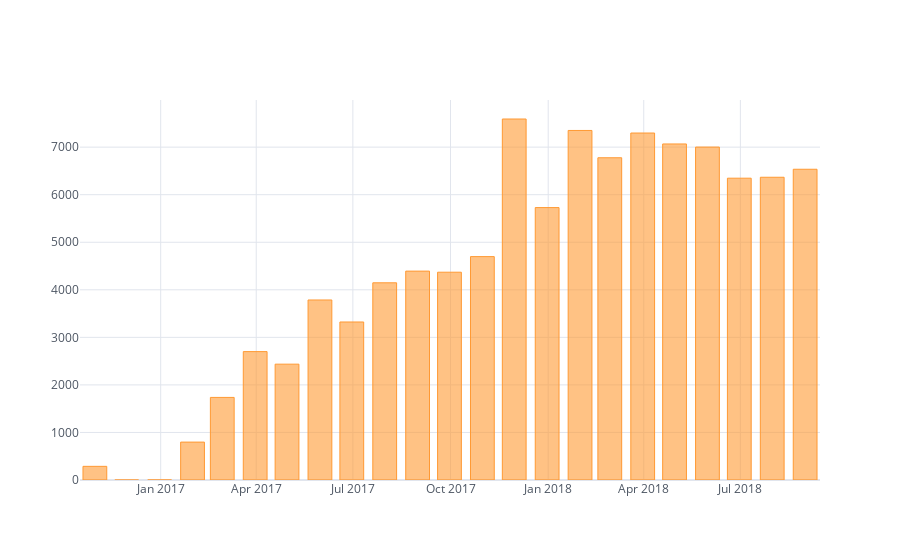

Notebook cell for this chart:
### Code cell
merged_order_month_count.iplot(kind='bar', theme='white')

### Figure 1 — Plotly figure (JSON) as saved in the notebook; plotly's stock layout.template omitted (floating-point values rounded to 4 significant figures)
{"data": [{"marker": {"color": "rgba(255, 153, 51, 0.6)", "line": {"color": "rgba(255, 153, 51, 1.0)", "width": 1}}, "name": "payment_value", "orientation": "v", "text": "", "type": "bar", "x": ["2016-10-31", "2016-11-30", "2016-12-31", "2017-01-31", "2017-02-28", "2017-03-31", "2017-04-30", "2017-05-31", "2017-06-30", "2017-07-31", "2017-08-31", "2017-09-30", "2017-10-31", "2017-11-30", "2017-12-31", "2018-01-31", "2018-02-28", "2018-03-31", "2018-04-30", "2018-05-31", "2018-06-30", "2018-07-31", "2018-08-31"], "y": [287, 0, 1, 797, 1737, 2700, 2436, 3786, 3323, 4147, 4393, 4370, 4698, 7592, 5729, 7351, 6777, 7297, 7067, 7002, 6347, 6367, 6535]}], "layout": {"legend": {"bgcolor": "#FFFFFF", "font": {"color": "#4D5663"}}, "paper_bgcolor": "#FFFFFF", "plot_bgcolor": "#FFFFFF", "title": {"font": {"color": "#4D5663"}}, "xaxis": {"gridcolor": "#E1E5ED", "showgrid": true, "tickfont": {"color": "#4D5663"}, "title": {"font": {"color": "#4D5663"}, "text": ""}, "zerolinecolor": "#E1E5ED"}, "yaxis": {"gridcolor": "#E1E5ED", "showgrid": true, "tickfont": {"color": "#4D5663"}, "title": {"font": {"color": "#4D5663"}, "text": ""}, "zerolinecolor": "#E1E5ED"}}}
